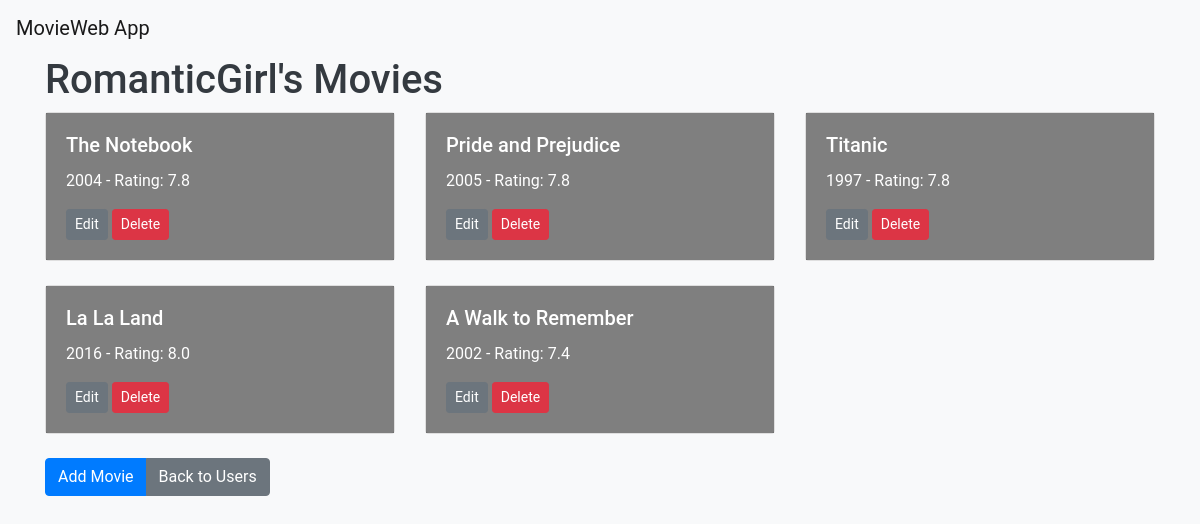
/users/3, run on the app's committed database.
### models.py (models this page shows)
class User(db.Model):
    __tablename__ = 'users'
    user_id = db.Column(db.Integer, primary_key=True)
    username = db.Column(db.String(80), unique=True, nullable=False)
    movies = db.relationship('Movie', backref='user', lazy=True)

class Movie(db.Model):
    __tablename__ = 'movies'
    movie_id = db.Column(db.Integer, primary_key=True)
    name = db.Column(db.String(120), nullable=False)
    year = db.Column(db.Integer, nullable=False)
    rating = db.Column(db.Float, nullable=False)
    poster_url = db.Column(db.String(255), nullable=True)  # New field for movie poster URL
    user_id = db.Column(db.Integer, db.ForeignKey('users.user_id'), nullable=False)

### app.py (the view)
@app.route('/users/<int:user_id>')
def user_movies(user_id):
    user = data_manager.find_user_by_id(user_id)
    if user is None:
        return f"User with ID {user_id} not found", 404
    movies = data_manager.list_user_movies(user_id)
    return render_template('user_movies.html', user=user, movies=movies, user_id=user_id)

### sqlite_data_manager.py (called while the page is built)
    def find_user_by_id(self, user_id):
        return User.query.get(user_id)

    def list_user_movies(self, user_id):
        user = self.find_user_by_id(user_id)
        if user:
            return user.movies
        return []

### templates/user_movies.html (shortened to what this page needs)
{% extends "base.html" %}
{% block content %}
    <h1>{{ user.username }}'s Movies</h1>
    <div class="row">
        {% for movie in movies %}
            <div class="col-md-4">
                <div class="card mb-4" style="background-image: url('{{ movie.poster_url }}'); background-size: cover; color: white;">
                    <div class="card-body" style="background-color: rgba(0, 0, 0, 0.5);">
                        <h5 class="card-title">{{ movie.name }}</h5>
                        <p class="card-text">{{ movie.year }} - Rating: {{ movie.rating }}</p>
                        <a href="{{ url_for('update_movie', user_id=user.user_id, movie_id=movie.movie_id) }}" class="btn btn-secondary btn-sm">Edit</a>
                        <a href="{{ url_for('delete_movie', user_id=user.user_id, movie_id=movie.movie_id) }}" class="btn btn-danger btn-sm">Delete</a>
                    </div>
                </div>
            </div>
        {% endfor %}
    </div>
    <div class="btn-group" role="group">
        <a href="{{ url_for('add_movie', user_id=user.user_id) }}" class="btn btn-primary">Add Movie</a>
        <a href="{{ url_for('list_users') }}" class="btn btn-secondary">Back to Users</a>
    </div>
{% endblock %}

### templates/base.html (style rules this page uses)
body { font-family: 'Roboto', sans-serif; background-color: #f8f9fa; color: #343a40; }

### data on the page
User: username "RomanticGirl"
Movie: name "The Notebook", year "2004", rating "7.8"
Movie: name "Pride and Prejudice", year "2005", rating "7.8"
Movie: name "Titanic", year "1997", rating "7.8"
Movie: name "La La Land", year "2016", rating "8.0"
Movie: name "A Walk to Remember", year "2002", rating "7.4"
